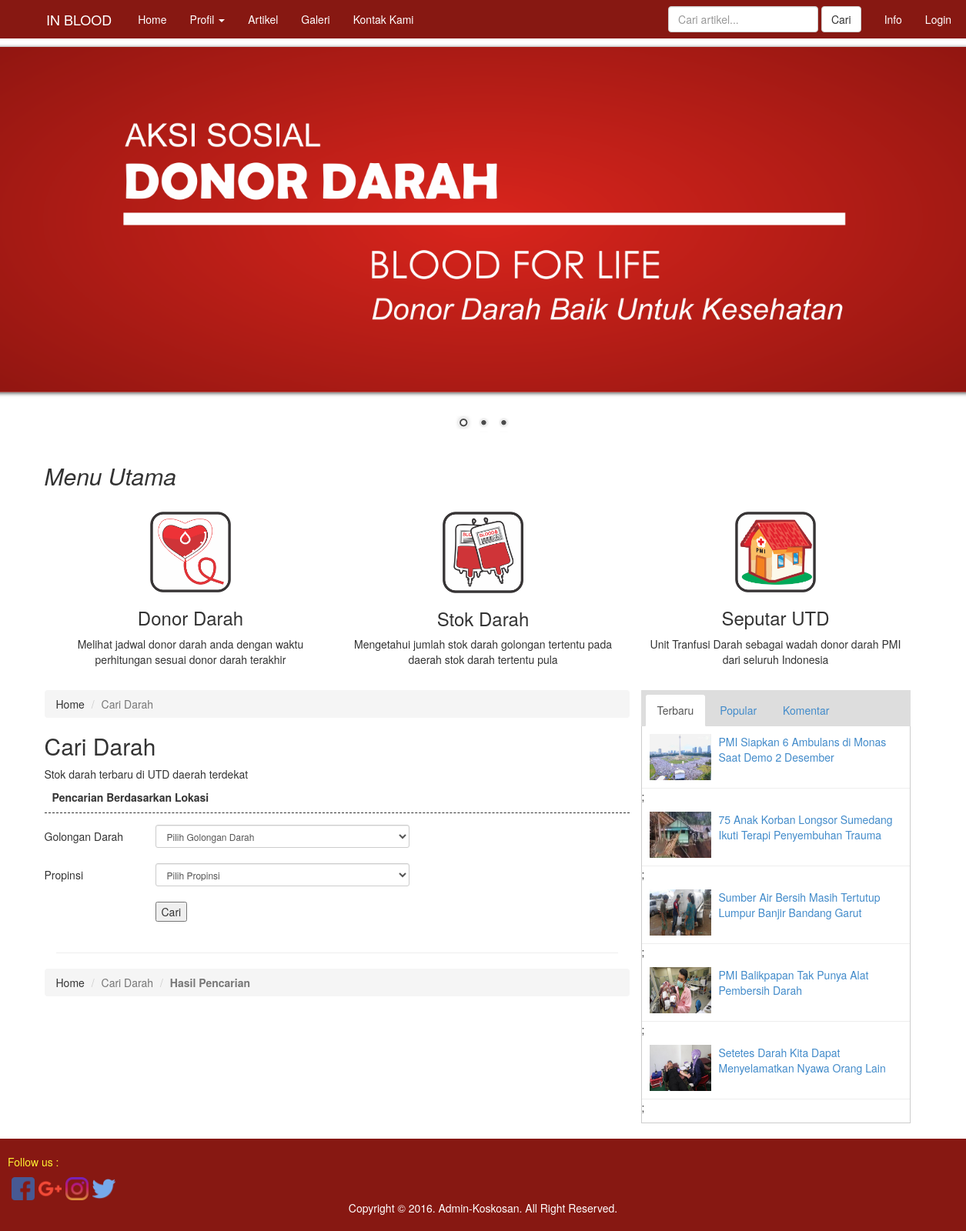
/?tampil=caridarah, run on the app's committed database.
### tables this page shows
CREATE TABLE IF NOT EXISTS `menu` (
  `id_menu` int(5) NOT NULL,
  `judul` varchar(50) NOT NULL,
  `link` varchar(50) NOT NULL,
  `urutan` int(3) NOT NULL
);

CREATE TABLE IF NOT EXISTS `artikel` (
  `id_artikel` int(5) NOT NULL,
  `judul` varchar(100) NOT NULL,
  `isi` text NOT NULL,
  `gambar` varchar(150) NOT NULL,
  `tanggal` date NOT NULL,
  `hits` int(5) NOT NULL
);

### caridarah.php (the view, shortened to what this page needs)
<div class="row">
	<ul class="breadcrumb">
		<li>Home</li>
		<li class="active">Cari Darah</li>
	</ul>
	<div class="artikel">
		<h2>Cari Darah</h2>
		Stok darah terbaru di UTD daerah terdekat
	</div>
<div class="stok-title">Pencarian Berdasarkan Lokasi</div>
	<form name="caridarah" method="post" action="?tampil=caridarah">
		<table>
		<tr>
			<td width="144">Golongan Darah</td>
				<td width="330" align="left">
				<div class="input-control select" style="margin-bottom:0;">
				<select class="form-control input-sm" name="goldarah">
					<option value="0"  selected>Pilih Golongan Darah</option>
				</select>
			</div>
		</td>
		</tr>
		<tr>
			<td colspan="3">&nbsp;</td>
		</tr>
		<tr>
			<td>Propinsi</td>
			<td align="left">
				<div  class="input-control select" style="margin-bottom:0;">
					<select class="form-control input-sm" name="propinsi">
						<option value="0" selected >Pilih Propinsi</option>
					</select>
				</div>
			</td>
		</tr>
		<tr>
			<td colspan="3">&nbsp;</td>
		</tr>
		<tr>
			<td>&nbsp;</td>
			<td align="left">
				<input name="cari" type="submit" value="Cari" style="margin-right:0;" />
			</td>
		</tr>
		</table>
	</form>
</div>
	<br><hr>
<div class="row">
	<ul class="breadcrumb">
		<li>Home</li>
		<li class="active">Cari Darah</li>
		<li class="active"><b>Hasil Pencarian</b></li>
	</ul>
</div>

### menu.php (shortened to what this page needs)
<?php
	  $sstatus=!empty($_SESSION['status']);
	 include("lib/koneksi.php");
?>
<nav class="navbar-inverse navbar-fixed-top" role="navigation">
	<div class="container-fluid">
	<div class="navbar-header">
		<div class="col-md-1">
		</div>
		<div class="navbar-header">
			<a class="navbar-brand">IN BLOOD</a>
		</div>
		</div>
	<div class="collapse navbar-collapse" id="bs-example-navbar-collapse-1">
		<ul class="nav navbar-nav">
<?php
	$menu = mysqli_query($koneksi, "select * from menu order by urutan");
	while($data = mysqli_fetch_array($menu)){
		$submenu = mysqli_query($koneksi, "select * from submenu where id_menu='$data[id_menu]'");
		$jmlsub = mysqli_num_rows($submenu);
		if($jmlsub < 1){
?>
			<li><a href="<?= $data['link']; ?>"> <?= $data['judul']; ?> </a></li>
<?php
		}else{
?>
		<li class="dropdown">
			<a href="<?= $data['link']; ?>" class="dropdown-toggle" data-toggle="dropdown" role="button" aria-haspopup="true" aria-expanded="false"> <?= $data['judul']; ?> <span class="caret"></span></a>
		</li>
<?php
		}
	}
?>
		</ul>
		<ul class="nav navbar-nav navbar-right">
			<li>
				<form method="post" action="?tampil=pencarian" class="navbar-form navbar-left" role="search"">
			<div class="form-group">
				<input type="text" name="kata" placeholder="Cari artikel..." class="form-control">
			</div>
				<input type="submit" value="Cari" class="btn btn-default" btn-default">
		</form>
			</li>
			<li><a href="?tampil=abaut">Info<span class="sr-only">(current)</span></a></li>
			<?php
			if($sstatus==""){
			 ?><li><a href="login/index.php">Login</a></li>
			<?php } ?>
			<li>&nbsp;</li>
		</ul>
	</div>
	</div>
	</div>
</nav>

### sidebar.php (shortened to what this page needs)
<ul class="nav nav-tabs" >
	<li class="active"><a href="#konten1" data-toggle="tab">Terbaru</a></li>
	<li><a href="#konten2" data-toggle="tab">Popular</a></li>
	<li><a href="#konten3" data-toggle="tab">Komentar</a></li>
</ul>
<div class="tab-content">
	<div class="tab-pane fade in active" id="konten1">
		<ul>
			<?php
				$artikel = mysqli_query($koneksi, "select * from artikel order by id_artikel desc limit 5");
				while($data = mysqli_fetch_array($artikel)){
					echo "<li>";
					if($data['gambar']==""){
						;
					}else{
					?>
					<img src="gambar/artikel/<?php echo $data['gambar']; ?>">
					<?php
					} ?>
					 <a href="?tampil=artikel_detail&id=<?php echo $data['id_artikel']; ?>"><?php echo $data['judul']; ?></a></li>;
			<?php
				}
			?>
		</ul>
	</div>
</div>

### css/style.css (style rules this page uses)
.nav-tabs { background: #ddd; padding-top: 5px; padding-left: 5px; }
.tab-content { border: 1px solid #ccc; border-top: none; margin-bottom: 20px; }
.tab-content ul { padding: 0; }
.tab-content li { list-style: none; border-bottom: 1px solid #eee; padding: 10px; overflow: hidden; }
.tab-content img { width: 80px; height: 60px; float: left; margin-right: 10px; }
.stok-title { border-bottom:1px dashed; font-weight: bold; padding: 10px; padding-bottom: 10px; margin-bottom: 15px; }

### data on the page
menu: judul "Home"
menu: judul "Profil"
menu: judul "Artikel"
menu: judul "Galeri"
menu: judul "Kontak Kami"
artikel: gambar (picture), judul "PMI Siapkan 6 Ambulans di Monas Saat Demo 2 Desember"
artikel: gambar (picture), judul "75 Anak Korban Longsor Sumedang Ikuti Terapi Penyembuhan Trauma"
artikel: gambar (picture), judul "Sumber Air Bersih Masih Tertutup Lumpur Banjir Bandang Garut"
artikel: gambar (picture), judul "PMI Balikpapan Tak Punya Alat Pembersih Darah"
artikel: gambar (picture), judul "Setetes Darah Kita Dapat Menyelamatkan Nyawa Orang Lain"
